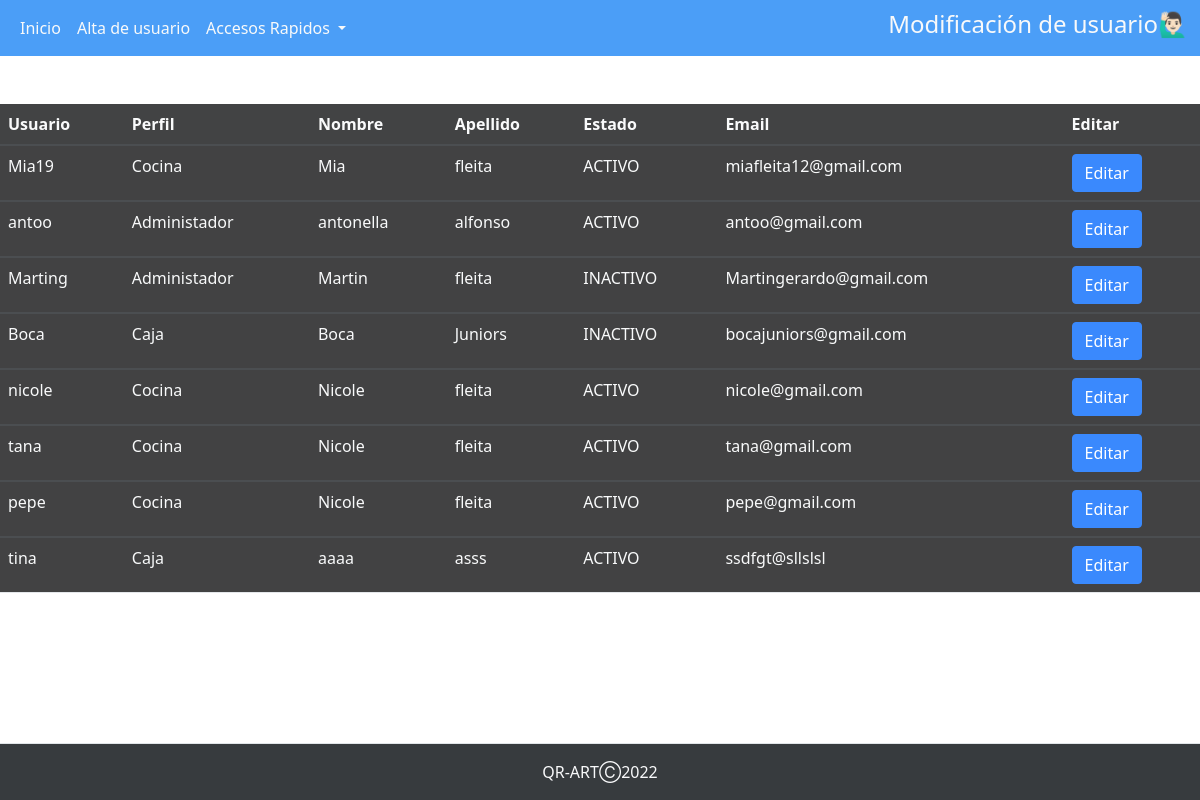
The app's page /perfiles/perfil_admin/abm_user/tablamodificacion.php, older data.
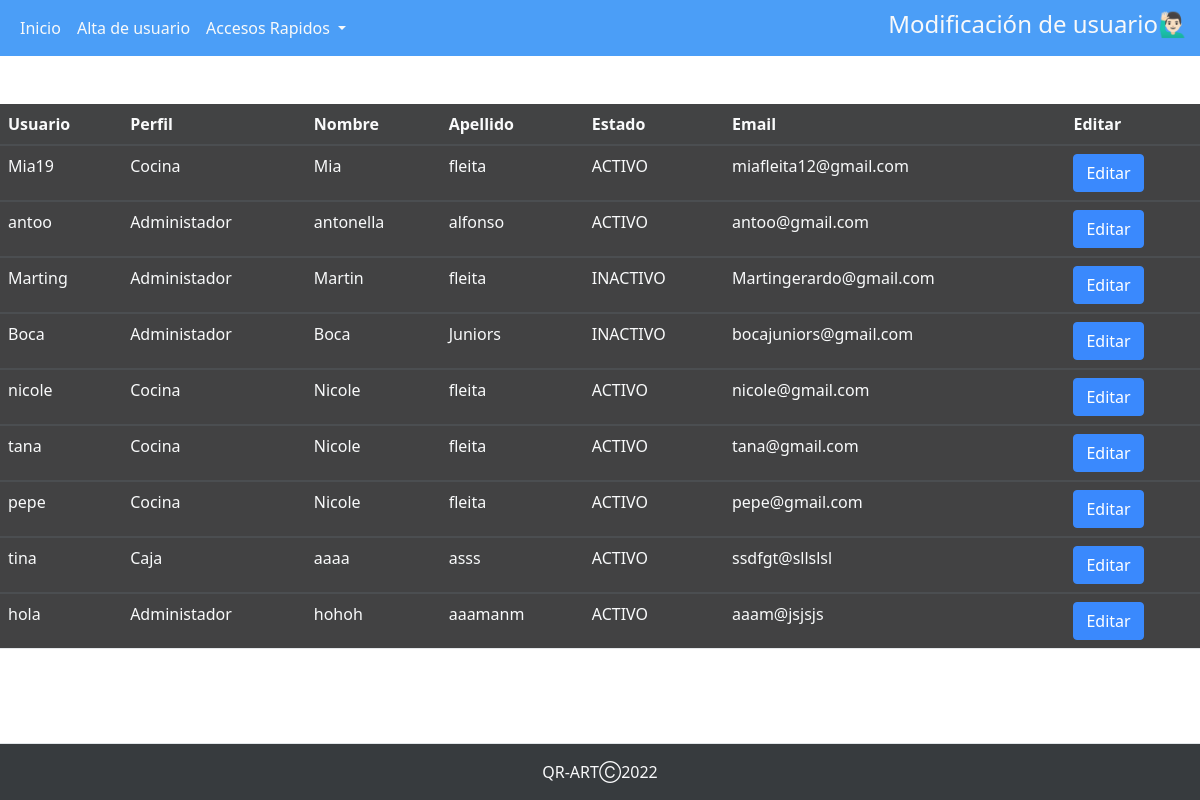
The same page, newer data.
### tables this page shows
CREATE TABLE `usuarios` (
  `usuario` text NOT NULL,
  `contrasena` varchar(100) NOT NULL,
  `cod_perfil` int(2) NOT NULL,
  `nombre_usu` text NOT NULL,
  `apellido_usu` text NOT NULL,
  `est_baja_usu` text NOT NULL,
  `email_usu` text NOT NULL,
  `id_usuario` int(11) NOT NULL,
  `token` varchar(100) NOT NULL
);

CREATE TABLE `perfiles` (
  `cod_perfil` int(6) NOT NULL,
  `nombre_perfil` text NOT NULL
);

### perfiles/perfil_admin/abm_user/tablamodificacion.php (the view, shortened to what this page needs)
<?php
$conexion=mysqli_connect("localhost","root","","qr_art");
?>
<!DOCTYPE html>
<html lang="en">
<head>
    <link rel="stylesheet" href="https://cdnjs.cloudflare.com/ajax/libs/twitter-bootstrap/5.1.3/css/bootstrap.min.css">
    <link rel="stylesheet" href="https://cdn.datatables.net/1.12.1/css/dataTables.bootstrap5.min.css">
   <link href="https://cdn.jsdelivr.net/npm/bootstrap@5.0.2/dist/css/bootstrap.min.css" rel="stylesheet">
    <link rel="stylesheet " href="../../../assets/stylesnav.css">
    <link rel="stylesheet " href="../../../assets/back.css">
    <link rel="stylesheet " href="../../../assets/table.css">
</head>
<body>
<nav class="navbar navbar-expand-lg ">
  <div class="container-fluid">
    <div class="collapse navbar-collapse" id="navbarSupportedContent">
      <ul class="navbar-nav me-auto mb-2 mb-lg-0">
        <li class="nav-item">
          <a class="nav-link active text-light" aria-current="page" href="../perfil_admin.php">Inicio</a>
        </li>
        <li class="nav-item">
          <a class="nav-link text-light" href="./abm_usuarios.php">Alta de usuario</a>
        </li>
        <li class="nav-item dropdown text-light">
          <a class="nav-link dropdown-toggle text-light" href="#" id="navbarDropdown" role="button" data-bs-toggle="dropdown" aria-expanded="false">
            Accesos Rapidos
          </a>
        </li>
      </ul>
      <h4 class="text-sm-center text-light">Modificación de usuario🙋🏻‍♂️</h4>
    </div>
  </div>
</nav>
<br>
<br>
    <table id="usuarios" name="usuarios" class="table table-striped" style="width:100%" class="text-light">
        <thead>
            <tr class="text-light">
                <th class="text-light">Usuario</th>
                <th class="text-light">Perfil</th>
                <th class="text-light">Nombre</th>
                <th class="text-light">Apellido</th>
                <th class="text-light">Estado</th>
                <th class="text-light">Email</th>
                <th class="text-light">Editar</th>
            </tr>
        </thead>
        <?php
        $sql="SELECT u.apellido_usu, u.email_usu, u.est_baja_usu, u.id_usuario, u.nombre_usu, u.usuario, p.nombre_perfil FROM usuarios u INNER JOIN perfiles p ON u.cod_perfil = p.cod_perfil ";
        $result=mysqli_query($conexion, $sql);
        $resultado=mysqli_num_rows( $result);
        if($resultado > 0){
        while($mostrar=mysqli_fetch_array($result)){
        ?>
        <tbody>
            <tr>
                <td class="text-light" ><?php echo $mostrar['usuario'] ?></td>
                <td class="text-light"><?php echo $mostrar['nombre_perfil'] ?></td>
                <td class="text-light"><?php echo $mostrar['nombre_usu'] ?></td>
                <td class="text-light"><?php echo $mostrar['apellido_usu'] ?></td>
                <td class="text-light"><?php echo $mostrar['est_baja_usu'] ?></td>
                <td class="text-light"><?php echo $mostrar['email_usu'] ?></td>
                <td>
                <a class= "btn btn-primary" href="/QR-ART/php/Actualizar.php?id=<?php echo $mostrar['id_usuario']?>" >Editar</a>
                </td>
            </tr>
        </tbody>
        <?php
        }
      }
        ?>
    </table>
    <footer class="py-3 mt-5 border-top bg-dark fixed-bottom">
            <p class="col-md-12 mb-0 text-light text-center">QR-ARTⒸ2022</p>
    </footer>
</body>
</html>

### assets/stylesnav.css (style rules this page uses)
.navbar-expand-lg { background-color: #3794f7; }

### assets/back.css (style rules this page uses)
* { margin: 0; padding: 0; }
body { background-image: url('../assets/img/55.jpg'); background-repeat: no-repeat; background-size: cover; opacity: 0.9; }

### assets/table.css (style rules this page uses)
table { background-color: rgb(23, 24, 25); opacity: 0.9; }

Row changes from the older to the newer data that the page shows:
changed usuarios "Boca": cod_perfil.nombre_perfil "Caja" → "Administador"
added usuarios: usuario "hola", cod_perfil.nombre_perfil "Administador", nombre_usu "hohoh", apellido_usu "aaamanm", est_baja_usu "ACTIVO", email_usu "aaam@jsjsjs"
